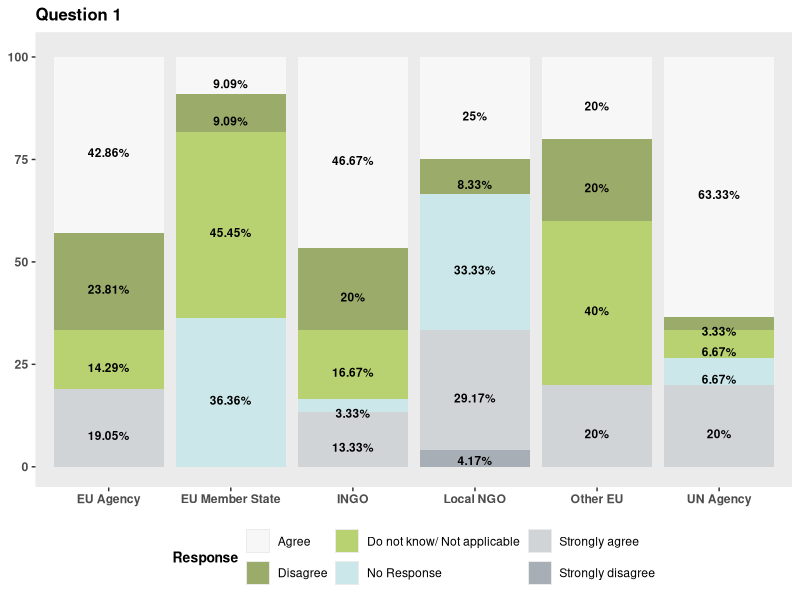

Here is the R script that generated this plot:
## ---- chunk 1
knitr::opts_chunk$set(echo = TRUE)
## ---- chunk 2
library(tidyverse)
survey <- read_csv("./fake_survey.csv")
## ---- chunk 3
colours = c("#ffffff", "#648015", "#97c020","#b5e4e9", "#c0c5ca",	"#7c8692")

plot3 <- survey %>%
  mutate(Question == str_trim(Question, "both")) %>%
  filter(percentage > 0) %>%
  group_by(Question) %>% 
  nest() %>% 
  mutate(plot = map2(data, Question,
                     ~ggplot(data = .x, aes(x = stakeholder_group, y = percentage,
                                            fill = Response,
                                            label = paste0(percentage, "%"))) +
                       geom_bar(stat = "identity", alpha = .60) +
                       ggrepel::geom_text_repel(position = position_stack(vjust = .5),
                                                hjust = 0.5,
                                                direction = "y", 
                                                fontface = "bold",
                                                size = 3, vjust = 0, force = 1,
                                                min.segment.length = 1, 
                                                segment.size = .5,
                                                segment.colour = "lightgrey",
                                                box.padding = .1, 
                                                ylim = c(0, 100)) +
                       scale_y_continuous(limits = c(0, 101)) +
                       scale_x_discrete(labels = c("EU Agency" = "EU Agency",
                                                   "International NGO" = "INGO",
                                                   "Local NGO" = "Local NGO",
                                                   "Other EU" = "Other EU", 
                                                   "UN Agency" = "UN Agency")) +
                       scale_fill_manual(values = colours) + 
                       theme(panel.grid = element_blank(),
                             panel.grid.minor = element_blank(),
                             axis.text.x = element_text(face = "bold"),
                             axis.text.y = element_text(face = "bold"),
                             axis.title.x = element_blank(),
                             axis.title.y = element_blank(),
                             title = element_text(face = "bold", size = 10,
                                                  colour = "black"),
                             legend.position = "bottom") + 
                       ggtitle(str_wrap(.y, width = 80))
  ))

## ---- chunk 4
map2(plot3, "[", 1)
